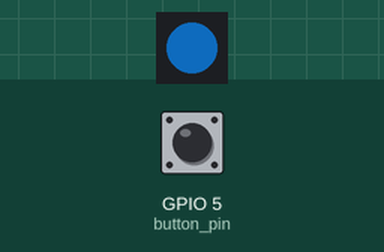
A sketch run on a simulated ESP8266 (NodeMCU). Parts: 1 RGB LEDs in strip order, left to right. The inputs (shaded band) are chosen by the test bench; at power-on: GPIO 5 (button_pin) HIGH. Dim RGB values are drawn brighter than linear; WiFi joins after 1.5 s; servers stay silent unless stated; what the sketch prints to the serial monitor is not drawn.

Above: at 2.7 s.
2.8 s: GPIO 5 (button_pin) pulled LOW for 0.15 s
At 5.07 s:
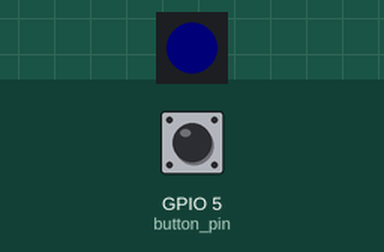
5.8 s: GPIO 5 (button_pin) pulled LOW for 1 s
At 7.04 s:
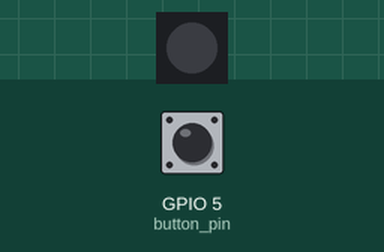
8.8 s: GPIO 5 (button_pin) pulled LOW for 0.15 s
At 9.0 s:
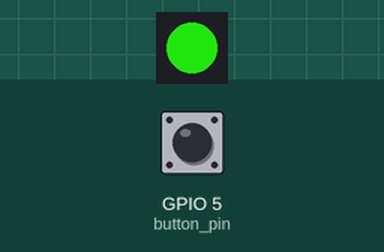
11.8 s: GPIO 5 (button_pin) pulled LOW for 1 s
At 13.05 s:
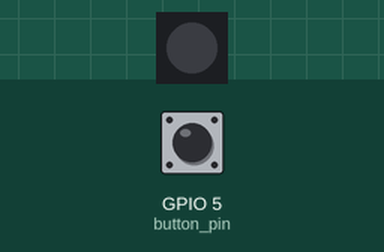
Timing chart, 0 to 15.8 s (numbered marks = the images above; inputs shaded):
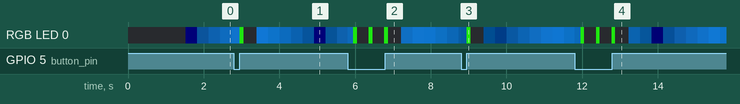

The sketch:

firebase_upload.ino
```cpp
#include <Adafruit_NeoPixel.h>
#ifdef __AVR__
#include <avr/power.h>
#endif

#include <ESP8266WiFi.h>
#include <FirebaseArduino.h>
#include <ArduinoJson.h>


// Set these to run example.
// digital pin 5
#define button_pin 5
int counter=0;
bool up=true;

#define FIREBASE_HOST "timertracker-29904-default-rtdb.firebaseio.com"
#define FIREBASE_AUTH "DK32ztW8xJsHiDepJzHRoKIPZw0IPiCVaZ5CO8uq"
#define WIFI_SSID "Daddy's Network"
#define WIFI_PASSWORD "PhiDelt1902"

Adafruit_NeoPixel strip = Adafruit_NeoPixel(1, 0, NEO_GRB + NEO_KHZ800);

void setup() {

  Serial.begin(9600);

  // connect to wifi.
  WiFi.begin(WIFI_SSID, WIFI_PASSWORD);
  Serial.print("connecting");

  strip.begin();
  strip.show();

  while (WiFi.status() != WL_CONNECTED) {
    Serial.print(".");
    delay(500);
  }
  Serial.println();
  Serial.print("connected: ");
  Serial.println(WiFi.localIP());

  Firebase.begin(FIREBASE_HOST, FIREBASE_AUTH);


  // set button pin as an input
  pinMode(button_pin, INPUT);
}

void loop() {
  if(WiFi.status() != WL_CONNECTED)
  {
    strip.setPixelColor(0,156, 19, 9);
    strip.setBrightness(counter++);
    strip.show();
    if(counter==150)
    {
      counter=0;
    }
  }
  else
  {
    for(int i=0; i<=150; i++)
    {
      strip.setPixelColor(0,18, 127, 222);
      strip.setBrightness(i);
      strip.show();
      if(digitalRead(button_pin)==0)
      {
        sendToFirebase();
      }
      delay(10);
    }
    for(int i=150; i>=0; i--)
    {
      strip.setPixelColor(0,18, 127, 222);
      strip.setBrightness(i);
      strip.show();
      if(digitalRead(button_pin)==0)
      {
        sendToFirebase();
      }
      delay(10);
    }
  }
}

void sendToFirebase()
{
  Firebase.setInt ("/Spray/Sprays",0);
  if(Firebase.failed())
  {
      strip.setPixelColor(0,156, 19, 9);
      strip.setBrightness(200);
      strip.show();
      delay(100);
      strip.setBrightness(0);
      strip.show();
      delay(50);
      strip.setPixelColor(0,156, 19, 9);
      strip.setBrightness(200);
      strip.show();
      delay(100);
      strip.setBrightness(0);
      strip.show();
    Serial.println(Firebase.error());
    return;
  }
  else
  {

      strip.setPixelColor(0,32, 230, 18);
      strip.setBrightness(200);
      strip.show();
      delay(100);
      strip.setBrightness(0);
      strip.show();
      delay(50);
      strip.setPixelColor(0,32, 230, 18);
      strip.setBrightness(200);
      strip.show();
      delay(100);
      strip.setBrightness(0);
      strip.show();
    return;
  }
}
```
